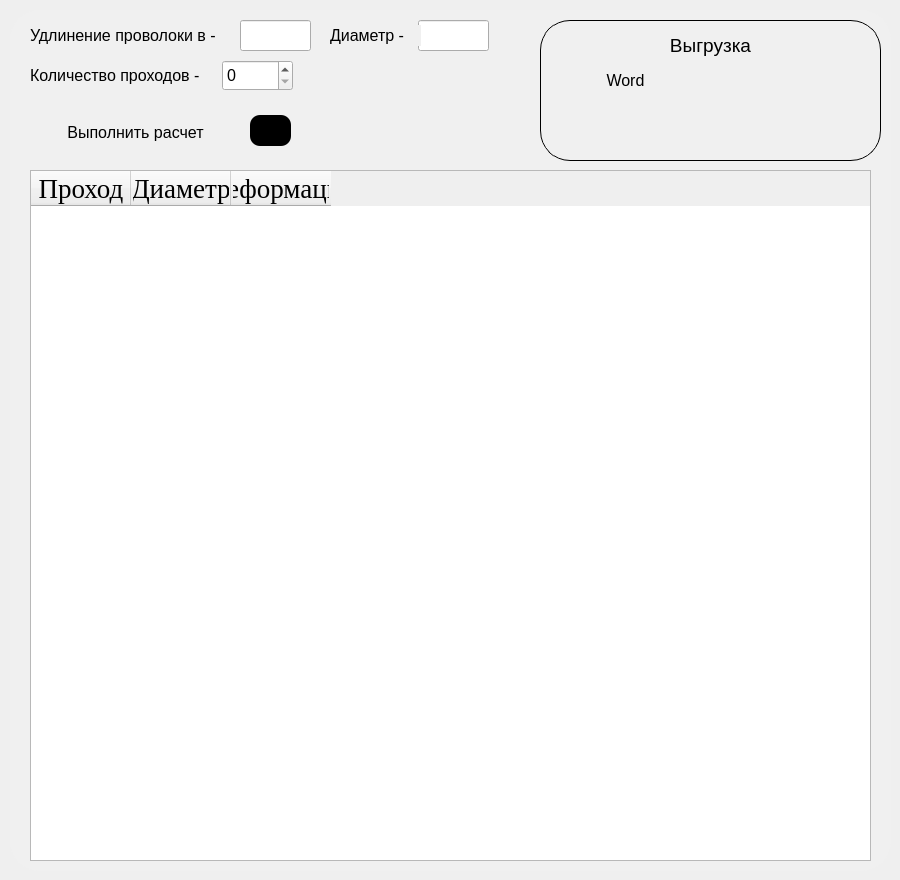
    <widget class="QWidget" name="calculation_page">
     <widget class="QLabel" name="calculation_content">
      <property name="geometry">
       <rect>
        <x>10</x>
        <y>10</y>
        <width>881</width>
        <height>861</height>
       </rect>
      </property>
      <property name="font">
       <font>
        <pointsize>30</pointsize>
        <weight>75</weight>
        <bold>true</bold>
       </font>
      </property>
      <property name="styleSheet">
       <string notr="true">background-color:rgb(240, 240, 240);
border-radius: 30px;
color: rgb(255, 255, 17);</string>
      </property>
      <property name="text">
       <string/>
      </property>
     </widget>
     <widget class="QPushButton" name="button_load_word">
      <property name="geometry">
       <rect>
        <x>572</x>
        <y>110</y>
        <width>111</width>
        <height>31</height>
       </rect>
      </property>
      <property name="styleSheet">
       <string notr="true">border-radius: 10px;</string>
      </property>
      <property name="text">
       <string/>
      </property>
      <property name="icon">
       <iconset>
        <normaloff>../images/icon/file-word_out.svg</normaloff>../images/icon/file-word_out.svg</iconset>
      </property>
      <property name="iconSize">
       <size>
        <width>24</width>
        <height>24</height>
       </size>
      </property>
     </widget>
     <widget class="QLabel" name="excel_label">
      <property name="geometry">
       <rect>
        <x>710</x>
        <y>70</y>
        <width>161</width>
        <height>21</height>
       </rect>
      </property>
      <property name="font">
       <font>
        <family>Microsoft YaHei UI</family>
        <pointsize>12</pointsize>
       </font>
      </property>
      <property name="styleSheet">
       <string notr="true">background-color:rgb(240, 240, 240);</string>
      </property>
      <property name="text">
       <string>Excel</string>
      </property>
      <property name="alignment">
       <set>Qt::AlignCenter</set>
      </property>
     </widget>
     <widget class="QLabel" name="how_load">
      <property name="geometry">
       <rect>
        <x>540</x>
        <y>20</y>
        <width>341</width>
        <height>141</height>
       </rect>
      </property>
      <property name="styleSheet">
       <string notr="true">background-color:rgb(240, 240, 240);
border-radius: 30px;
color: rgb(255, 255, 17);
border: 1px solid black;</string>
      </property>
      <property name="text">
       <string/>
      </property>
     </widget>
     <widget class="QLabel" name="load_title">
      <property name="geometry">
       <rect>
        <x>550</x>
        <y>30</y>
        <width>321</width>
        <height>31</height>
       </rect>
      </property>
      <property name="font">
       <font>
        <family>Microsoft JhengHei UI</family>
        <pointsize>14</pointsize>
       </font>
      </property>
      <property name="styleSheet">
       <string notr="true">background-color:rgb(240, 240, 240);</string>
      </property>
      <property name="text">
       <string>Выгрузка</string>
      </property>
      <property name="alignment">
       <set>Qt::AlignCenter</set>
      </property>
     </widget>
     <widget class="QPushButton" name="button_load_excel">
      <property name="geometry">
       <rect>
        <x>740</x>
        <y>110</y>
        <width>111</width>
        <height>31</height>
       </rect>
      </property>
      <property name="styleSheet">
       <string notr="true">border-radius: 10px;</string>
      </property>
      <property name="text">
       <string/>
      </property>
      <property name="icon">
       <iconset>
        <normaloff>../images/icon/file-excel_out.svg</normaloff>../images/icon/file-excel_out.svg</iconset>
      </property>
      <property name="iconSize">
       <size>
        <width>24</width>
        <height>24</height>
       </size>
      </property>
     </widget>
     <widget class="QLabel" name="word_label">
      <property name="geometry">
       <rect>
        <x>550</x>
        <y>70</y>
        <width>151</width>
        <height>20</height>
       </rect>
      </property>
      <property name="font">
       <font>
        <family>Microsoft YaHei UI</family>
        <pointsize>12</pointsize>
       </font>
      </property>
      <property name="styleSheet">
       <string notr="true">background-color:rgb(240, 240, 240);</string>
      </property>
      <property name="text">
       <string>Word</string>
      </property>
      <property name="alignment">
       <set>Qt::AlignCenter</set>
      </property>
     </widget>
     <widget class="QLineEdit" name="width_edit">
      <property name="geometry">
       <rect>
        <x>418</x>
        <y>20</y>
        <width>71</width>
        <height>31</height>
       </rect>
      </property>
      <property name="font">
       <font>
        <family>Microsoft YaHei UI</family>
        <pointsize>12</pointsize>
       </font>
      </property>
      <property name="text">
       <string/>
      </property>
     </widget>
     <widget class="QLabel" name="coef_deform_label">
      <property name="geometry">
       <rect>
        <x>30</x>
        <y>25</y>
        <width>211</width>
        <height>21</height>
       </rect>
      </property>
      <property name="font">
       <font>
        <family>Microsoft YaHei UI</family>
        <pointsize>12</pointsize>
       </font>
      </property>
      <property name="styleSheet">
       <string notr="true">background-color:rgb(240, 240, 240);</string>
      </property>
      <property name="text">
       <string>Удлинение проволоки в -</string>
      </property>
     </widget>
     <widget class="QSpinBox" name="count_spinbox">
      <property name="geometry">
       <rect>
        <x>222</x>
        <y>60</y>
        <width>71</width>
        <height>31</height>
       </rect>
      </property>
      <property name="font">
       <font>
        <family>Microsoft JhengHei UI</family>
        <pointsize>12</pointsize>
       </font>
      </property>
     </widget>
     <widget class="QTableWidget" name="table_route">
      <property name="geometry">
       <rect>
        <x>30</x>
        <y>170</y>
        <width>841</width>
        <height>691</height>
       </rect>
      </property>
      <column>
       <property name="text">
        <string>Проход</string>
       </property>
       <property name="font">
        <font>
         <family>Times New Roman</family>
         <pointsize>20</pointsize>
        </font>
       </property>
      </column>
      <column>
       <property name="text">
        <string>Диаметр</string>
       </property>
       <property name="font">
        <font>
         <family>Times New Roman</family>
         <pointsize>20</pointsize>
        </font>
       </property>
      </column>
      <column>
       <property name="text">
        <string>Деформация</string>
       </property>
       <property name="font">
        <font>
         <family>Times New Roman</family>
         <pointsize>20</pointsize>
        </font>
       </property>
      </column>
     </widget>
     <widget class="QLabel" name="width_label">
      <property name="geometry">
       <rect>
        <x>330</x>
        <y>25</y>
        <width>91</width>
        <height>21</height>
       </rect>
      </property>
      <property name="font">
       <font>
        <family>Microsoft YaHei UI</family>
        <pointsize>12</pointsize>
       </font>
      </property>
      <property name="styleSheet">
       <string notr="true">background-color:rgb(240, 240, 240);</string>
      </property>
      <property name="text">
       <string>Диаметр -</string>
      </property>
     </widget>
     <widget class="QPushButton" name="resert_items">
      <property name="geometry">
       <rect>
        <x>250</x>
        <y>115</y>
        <width>41</width>
        <height>31</height>
       </rect>
      </property>
      <property name="styleSheet">
       <string notr="true">QPushButton {
	background-color: black; 
	color: white;
	border-radius: 10px;
}</string>
      </property>
      <property name="text">
       <string/>
      </property>
      <property name="icon">
       <iconset>
        <normaloff>../images/icon/reset_in.png</normaloff>../images/icon/reset_in.png</iconset>
      </property>
     </widget>
     <widget class="QLabel" name="count_label">
      <property name="geometry">
       <rect>
        <x>30</x>
        <y>65</y>
        <width>191</width>
        <height>21</height>
       </rect>
      </property>
      <property name="font">
       <font>
        <family>Microsoft YaHei UI</family>
        <pointsize>12</pointsize>
       </font>
      </property>
      <property name="styleSheet">
       <string notr="true">background-color:rgb(240, 240, 240);</string>
      </property>
      <property name="text">
       <string>Количество проходов - </string>
      </property>
     </widget>
     <widget class="QPushButton" name="perform_calculation">
      <property name="geometry">
       <rect>
        <x>30</x>
        <y>117</y>
        <width>211</width>
        <height>31</height>
       </rect>
      </property>
      <property name="font">
       <font>
        <family>Microsoft YaHei UI</family>
        <pointsize>12</pointsize>
       </font>
      </property>
      <property name="styleSheet">
       <string notr="true">QPushButton{
	border-radius: 10px;
}

QPushButton:hover {
	background-color: black;
	color: white;
}</string>
      </property>
      <property name="text">
       <string>Выполнить расчет</string>
      </property>
     </widget>
     <widget class="QLineEdit" name="coef_deform_edit">
      <property name="geometry">
       <rect>
        <x>240</x>
        <y>20</y>
        <width>71</width>
        <height>31</height>
       </rect>
      </property>
      <property name="font">
       <font>
        <family>Microsoft YaHei UI</family>
        <pointsize>12</pointsize>
       </font>
      </property>
      <property name="text">
       <string/>
      </property>
     </widget>
    </widget>
